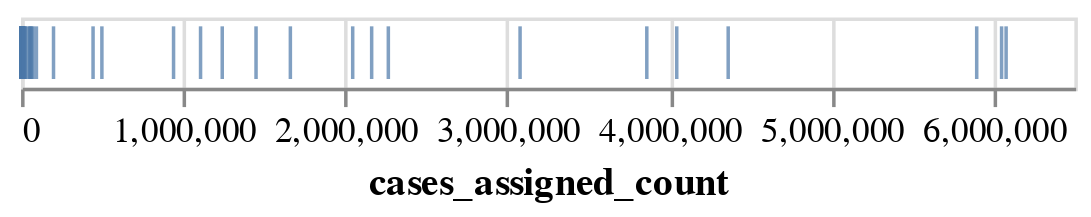

Source (notebook cell):
### Code cell
alt.Chart(df).mark_tick().encode(
    alt.X('cases_assigned_count:Q')
)
